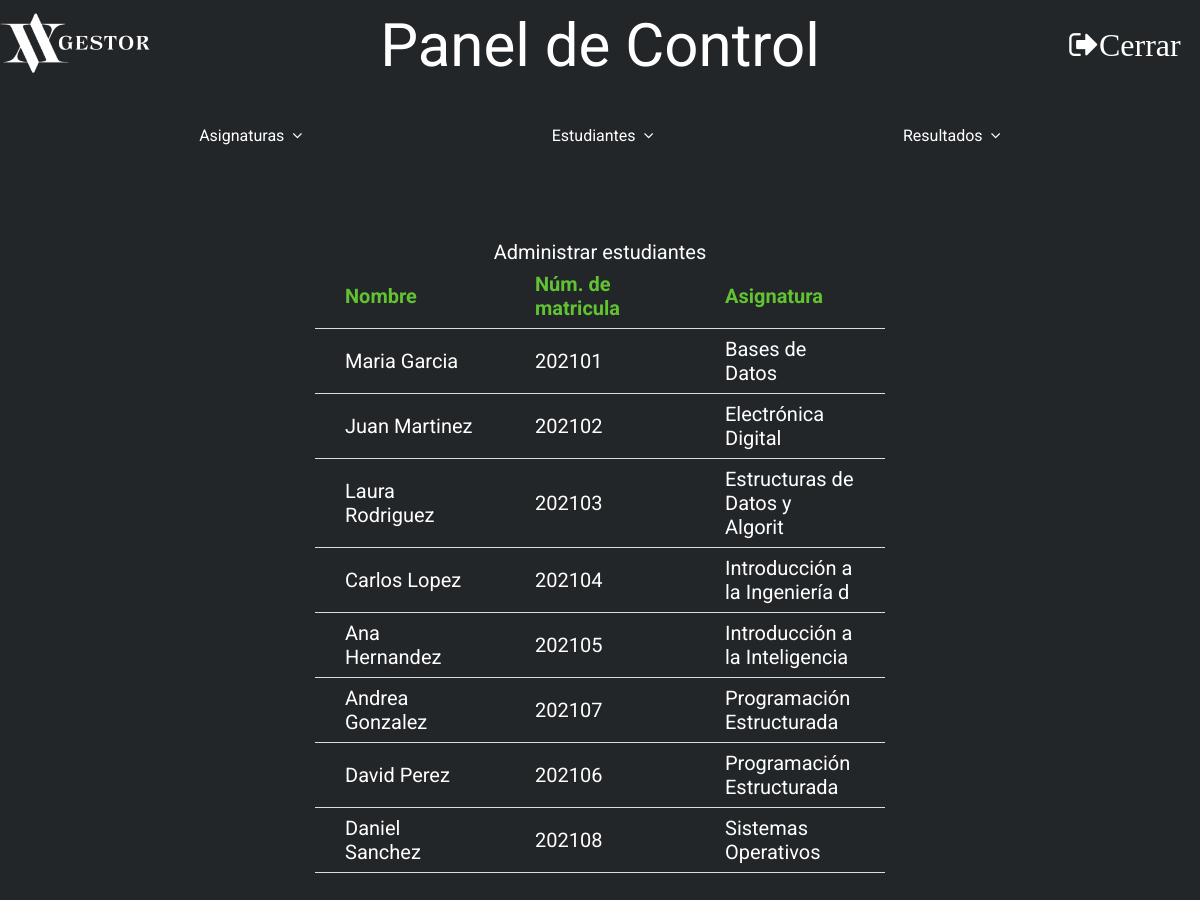
/manage_students.php (signed in), run on the app's committed database.
### tables this page shows
CREATE TABLE `project_03_students` (
  `name` varchar(30) NOT NULL,
  `rno` int(3) NOT NULL,
  `class_name` varchar(30) NOT NULL
);

### manage_students.php (the view, shortened to what this page needs)
<!DOCTYPE html>
<html lang="en">
<head>
    <link rel="stylesheet" href="css/home.css">
    <link rel="stylesheet" href="./css/font-awesome-4.7.0/css/font-awesome.css">
    <link rel="stylesheet" type='text/css' href="css/manage.css">
</head>
<body>
    <div class="title">
        <a href="dashboard.php"><img src="./images/logo.png" alt="" class="logo"></a>
        <span class="heading">Panel de Control</span>
        <a href="logout.php" style="color: white"><span class="fa fa-sign-out fa-2x">Cerrar</span></a>
    </div>
    <div class="nav">
        <ul>
            <li class="dropdown" onclick="toggleDisplay('1')">
                <a href="" class="dropbtn">Asignaturas &nbsp
                    <span class="fa fa-angle-down"></span>
                </a>
            </li>
            <li class="dropdown" onclick="toggleDisplay('2')">
                <a href="#" class="dropbtn">Estudiantes &nbsp
                    <span class="fa fa-angle-down"></span>
                </a>
            </li>
            <li class="dropdown" onclick="toggleDisplay('3')">
                <a href="#" class="dropbtn">Resultados &nbsp
                    <span class="fa fa-angle-down"></span>
                </a>
            </li>
        </ul>
    </div>
    <div class="main">
        <?php
            include('session.php');
            $sql = "SELECT `name`, `rno`, `class_name` FROM `project_03_students`";
            $result = mysqli_query($conn, $sql);
            if (mysqli_num_rows($result) > 0) {
               echo "<table>
                <caption>Administrar estudiantes</caption>
                <tr>
                <th>Nombre</th>
                <th>Núm. de matricula</th>
                <th>Asignatura</th>
                </tr>";
                while($row = mysqli_fetch_array($result))
                  {
                    echo "<tr>";
                    echo "<td>" . $row['name'] . "</td>";
                    echo "<td>" . $row['rno'] . "</td>";
                    echo "<td>" . $row['class_name'] . "</td>";
                    echo "</tr>";
                  }
                echo "</table>";
            } else {
                echo "0 Students";
            }
        ?>
    </div>
</body>
</html>

### css/home.css (style rules this page uses)
body { margin: 0; font-family: 'Roboto', sans-serif; background-color: #222629; color: white; }
.title { display: grid; grid-template-rows: 50px; grid-template-columns: 150px 1fr 150px; align-items: center; padding: 20px 0; text-align: center; }
.logo { width: 150px; height: auto; }
.heading { font-size: 60px; }
.main { display: grid; align-items: center; font-size: 20px; padding-top: 80px; }
ul { list-style-type: none; margin: 20px 0 0 0; padding: 0; display: flex; overflow: hidden; justify-content: space-evenly; }
li a,.dropbtn { display: inline-block; text-decoration: none; color: white; height: 40px; display: flex; align-items: center; padding: 5px 50px; }
li.dropdown { display: inline-block; }

### css/manage.css (style rules this page uses)
.main { display: grid; justify-content: center; padding: 30px; }
.main table { margin: 50px auto; }
.main table, th, td { border-collapse: collapse; text-align: left; table-layout: fixed; padding: 8px 30px; width: 50%; }
.main th { color: #61c232; }
th, td { border-bottom: 1px solid #ddd; }

### data on the page
project_03_students: name "Maria Garcia", rno "202101", class_name "Bases de Datos"
project_03_students: name "Juan Martinez", rno "202102", class_name "Electrónica Digital"
project_03_students: name "Laura Rodriguez", rno "202103", class_name "Estructuras de Datos y Algorit"
project_03_students: name "Carlos Lopez", rno "202104", class_name "Introducción a la Ingeniería d"
project_03_students: name "Ana Hernandez", rno "202105", class_name "Introducción a la Inteligencia"
project_03_students: name "Andrea Gonzalez", rno "202107", class_name "Programación Estructurada"
project_03_students: name "David Perez", rno "202106", class_name "Programación Estructurada"
project_03_students: name "Daniel Sanchez", rno "202108", class_name "Sistemas Operativos"
